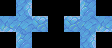

A level layout from a 2D game, rendered from its tile map. Below: a short description, then the map file with its tile-grid data intact:
An orthogonal 7x3 tile map with 16x16 px tiles, 3 tile layers (regions, input_Floor, output_Floor), 5 tilesets.

<map version="1.0" orientation="orthogonal" width="7" height="3" tilewidth="16" tileheight="16">
 <tileset firstgid="1" name="ground" tilewidth="16" tileheight="16">
  <image source="../assets/tileset-ground.png" width="48" height="16" />
 </tileset>
 <tileset firstgid="4" name="misc" tilewidth="16" tileheight="16">
  <image source="../assets/tileset-misc.png" width="64" height="16" />
  <tile id="3">
   <properties>
    <property name="goal" value="true" />
   </properties>
  </tile>
 </tileset>
 <tileset firstgid="8" name="pushblocks" tilewidth="16" tileheight="16">
  <image source="../assets/tileset-pushblocks.png" width="48" height="16" />
  <tile id="1">
   <properties>
    <property name="goal" value="true" />
    <property name="sprite" value="assets/frozen.sprite" />
   </properties>
  </tile>
 </tileset>
 <tileset firstgid="11" name="rocks" tilewidth="16" tileheight="16">
  <properties>
   <property name="collision" value="true" />
  </properties>
  <image source="../assets/tileset-rocks.png" width="256" height="48" />
 </tileset>
 <tileset firstgid="59" name="slippery" tilewidth="16" tileheight="16">
  <properties>
   <property name="slippery_block" value="true" />
   <property name="slippery_player" value="true" />
  </properties>
  <image source="../assets/tileset-slippery.png" width="256" height="48" />
 </tileset>
 <layer name="regions" width="7" height="3">
  <properties>
   <property name="DeleteTiles" value="1" />
  </properties>
  <data>
   <tile gid="0" />
   <tile gid="2" />
   <tile gid="0" />
   <tile gid="0" />
   <tile gid="0" />
   <tile gid="2" />
   <tile gid="0" />
   <tile gid="2" />
   <tile gid="2" />
   <tile gid="2" />
   <tile gid="0" />
   <tile gid="2" />
   <tile gid="2" />
   <tile gid="2" />
   <tile gid="0" />
   <tile gid="2" />
   <tile gid="0" />
   <tile gid="0" />
   <tile gid="0" />
   <tile gid="2" />
   <tile gid="0" />
  </data>
 </layer>
 <layer name="input_Floor" width="7" height="3">
  <properties>
   <property name="DeleteTiles" value="1" />
  </properties>
  <data>
   <tile gid="0" />
   <tile gid="73" />
   <tile gid="0" />
   <tile gid="0" />
   <tile gid="0" />
   <tile gid="72" />
   <tile gid="0" />
   <tile gid="70" />
   <tile gid="0" />
   <tile gid="74" />
   <tile gid="0" />
   <tile gid="74" />
   <tile gid="0" />
   <tile gid="70" />
   <tile gid="0" />
   <tile gid="72" />
   <tile gid="0" />
   <tile gid="0" />
   <tile gid="0" />
   <tile gid="73" />
   <tile gid="0" />
  </data>
 </layer>
 <layer name="output_Floor" width="7" height="3">
  <properties>
   <property name="DeleteTiles" value="1" />
  </properties>
  <data>
   <tile gid="0" />
   <tile gid="0" />
   <tile gid="0" />
   <tile gid="0" />
   <tile gid="0" />
   <tile gid="0" />
   <tile gid="0" />
   <tile gid="0" />
   <tile gid="82" />
   <tile gid="0" />
   <tile gid="0" />
   <tile gid="0" />
   <tile gid="82" />
   <tile gid="0" />
   <tile gid="0" />
   <tile gid="0" />
   <tile gid="0" />
   <tile gid="0" />
   <tile gid="0" />
   <tile gid="0" />
   <tile gid="0" />
  </data>
 </layer>
</map>
